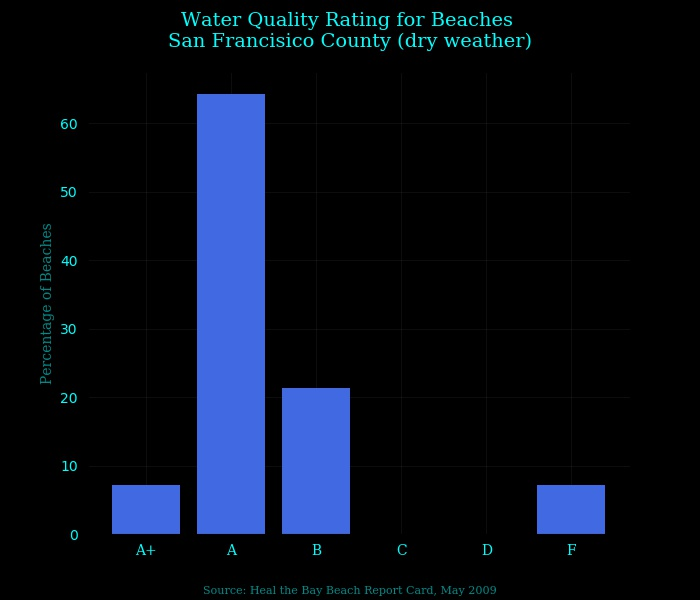

Recreate this plot in Python.
import matplotlib.pyplot as plt
import numpy as np
import pathlib

font   = 'Serif'
title  = ('Water Quality Rating for Beaches '
          '\nSan Francisico County (dry weather)')
source = 'Source: Heal the Bay Beach Report Card, May 2009'
filename = pathlib.Path(__file__).with_suffix('.jpg')

data = [1/14, 9/14, 3/14, 0/14, 0/14, 1/14]
categories = ['A+', 'A', 'B', 'C', 'D', 'F']
positions = np.arange(len(categories))
#NOTE percentage conversion
data = list(map(lambda y: round(100 * y, 1), data))

ax = plt.axes()
# set background color
ax.patch.set_facecolor('black')
ax.figure.set_facecolor('black')
# set z-value for grid
ax.set_axisbelow(True)

plt.bar(positions, data, align='center', color='royalblue', 
        edgecolor='white', linewidth=0)
plt.xticks(positions, categories, fontsize=10, fontname=font, rotation=0, 
        color='cyan')
plt.ylabel('Percentage of Beaches', fontsize=10, fontname=font, 
        color='darkcyan')
plt.yticks(color='cyan')
plt.suptitle(title, fontsize=14, fontname=font, color='cyan')
plt.grid(color='grey', alpha=0.1)

ax.spines['bottom'].set_color('black')
ax.spines['top'].set_color('black')
ax.spines['left'].set_color('black')
ax.spines['right'].set_color('black')
ax.tick_params(top=False, bottom=False, left=True, right=False, 
        labelleft=True, labelbottom=True)
plt.figtext(.5, 0.01, source, wrap=True, ha='center', fontname=font, fontsize=8,
        color='darkcyan')
plt.gcf().set_size_inches(7, 6)

plt.savefig(filename, facecolor=ax.figure.get_facecolor())
plt.show()
